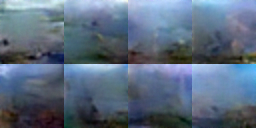
#> input picture baseline_rgb64_cond/cond_class0.png, 256 x 128 px
$ python eval_samples.py --generated-dir ../baseline_rgb64_cond --train-ref-dir ../baseline_rgb64_cond --report-out out.png
#> lines starting #> are read from the running program, lines starting #| are printed output that depends on the picture
"""Per-experiment metrics stub for VOD/LDM comparison.

Per `HVBD_VOD_Claude_Work_Guide.md` §9 acceptance criteria:

Static HVBD verdict — whether trained_sample is closer to ref than
no-anchor baseline; whether multi-domain diversity is achieved;
whether mosaic/grid artifact appeared (failure mode).

VOD vs LDM verdict — training time, params/storage, multi-domain
coverage, cross-domain composition, out-of-anchor recall, per-domain
quality, whether domain routing is required.

Smoke metrics (cheap, no FID/CLIPScore — guide §7 explicitly says no
heavy FID dependency in first round).

Usage:
    py -3.13 scripts/eval_samples.py \
        --generated-dir experiments/static_anchor_ablation/vod_100m_hvbd/generated \
        --train-ref-dir data/hvbd_static/cells/anchor_core_v1 \
        --report-out experiments/static_anchor_ablation/vod_100m_hvbd/eval.json
"""
from __future__ import annotations
import argparse
import json
import sys
from pathlib import Path

import numpy as np
from PIL import Image


def load_image_set(d: Path, max_n: int = 64) -> np.ndarray:
#> called with max_n = 64
    paths = sorted(d.glob("*.png"))[:max_n]
    if not paths:
        return np.zeros((0, 0, 0, 3), dtype=np.float32)
    imgs = []
    for p in paths:
        img = Image.open(p).convert("RGB").resize((64, 64), Image.BILINEAR)
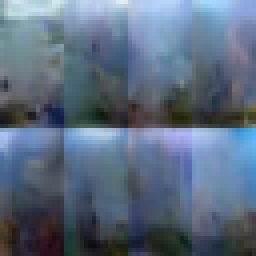
#> img: PIL image 64x64 RGB (shown 4 times larger); mean R, G, B 91.2, 107.3, 127.2
        imgs.append(np.asarray(img, dtype=np.float32) / 127.5 - 1.0)
#> pass 2 of the loop in load_image_set, `for p in paths:`:
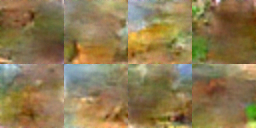
#> input picture baseline_rgb64_cond/trained_sample.png, 256 x 128 px
#> in load_image_set, `img = Image.open(p).convert("RGB").resize((64, 64), Image.BILINEAR)`:
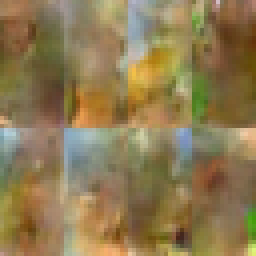
#> img: PIL image 64x64 RGB (shown 4 times larger); mean R, G, B 142.3, 122.5, 81.5
#> pass 2 of the loop in load_image_set, `for p in paths:`:
    return np.stack(imgs, axis=0)


def descriptor(arr: np.ndarray) -> dict:
    """6-dim aggregate: mean, std, finite_ratio, amp_range, entropy, unique_color_count."""
    if arr.size == 0:
        return {"mean": 0.0, "std": 0.0, "finite_ratio": 0.0,
                "amp_range": 0.0, "entropy": 0.0, "unique_colors": 0}
    finite = float(np.isfinite(arr).all(axis=(1, 2, 3)).mean())
#> finite = 1
    flat = arr.reshape(arr.shape[0], -1)
    mean = float(arr.mean())
#> mean = -0.121
    std = float(arr.std())
#> std = 0.352
    amp_range = float(flat.max(axis=1).mean() - flat.min(axis=1).mean())
#> amp_range = 1.89
    # crude entropy via 32-bin histogram per image then mean
    ents = []
    for i in range(arr.shape[0]):
        h, _ = np.histogram(arr[i].ravel(), bins=32)
        p = h / max(1, h.sum())
        p = p[p > 0]
        ents.append(float(-(p * np.log2(p)).sum()))
#> after the loop, ents = [4.66, 4.43]
    return {
        "mean": mean,
        "std": std,
        "finite_ratio": finite,
        "amp_range": amp_range,
        "entropy": float(np.mean(ents)),
        "unique_colors": int(np.unique((arr * 127 + 128).clip(0, 255).astype(np.uint8).reshape(-1, 3),
                                        axis=0).shape[0]),
    }


def diversity_pixel_std(arr: np.ndarray) -> float:
    if arr.shape[0] < 2:
        return 0.0
    n = arr.shape[0]
    diffs = []
    for i in range(min(n, 16)):
        for j in range(i + 1, min(n, 16)):
            diffs.append(float(np.mean((arr[i] - arr[j]) ** 2)))
    return float(np.mean(diffs)) if diffs else 0.0


def grid_artifact_score(arr: np.ndarray) -> float:
    """Detect mosaic/grid layout leakage. Heuristic: if many samples
    contain consistent vertical/horizontal lines at fixed pixel
    spacings, the substrate has learned the grid geometry. Returns
    a 0-1 score where higher = more grid-like."""
    if arr.shape[0] == 0:
        return 0.0
    score = 0.0
    for i in range(min(arr.shape[0], 8)):
        # convert to grayscale-ish
        g = arr[i].mean(axis=-1)
        # row gradient mean — high uniformity across columns = grid line
        row_grad = np.abs(np.diff(g, axis=1)).mean(axis=1)
        col_grad = np.abs(np.diff(g, axis=0)).mean(axis=0)
        # variance of these gradients — low variance = grid present
        # convert to 0-1: 1 = strong grid, 0 = no grid
        v = 1.0 / (1.0 + 10 * (row_grad.std() + col_grad.std()))
        score += v
    return float(score / min(arr.shape[0], 8))


def main():
    p = argparse.ArgumentParser()
    p.add_argument("--generated-dir", required=True)
    p.add_argument("--train-ref-dir", required=True)
    p.add_argument("--report-out", required=True)
    p.add_argument("--max-n", type=int, default=64)
    args = p.parse_args()

    gen = load_image_set(Path(args.generated_dir), args.max_n)
    ref = load_image_set(Path(args.train_ref_dir), args.max_n)

    gen_d = descriptor(gen)
#> gen_d = {'mean': -0.121, 'std': 0.352, 'finite_ratio': 1, 'amp_range': 1.89, 'entropy': 4.55, 'unique_colors': 8092}
    ref_d = descriptor(ref)
#> ref_d has the same summary as gen_d

    gen_diversity = diversity_pixel_std(gen)
#> after the loop in diversity_pixel_std, `for i in range(min(n, 16)):`: diffs = [0.258]
#> gen_diversity = 0.258
    ref_diversity = diversity_pixel_std(ref)
#> ref_diversity = 0.258

    grid_score = grid_artifact_score(gen)
#> the loop in grid_artifact_score, `for i in range(min(arr.shape[0], 8)):` made 2 passes
#> (v, score) on passes 1 to 2: (0.859, 0.859), (0.827, 1.69)
#> pass 1, in grid_artifact_score, `g = arr[i].mean(axis=-1)`:
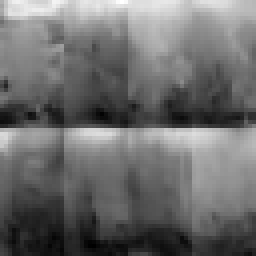
#> g: shape (64, 64) float32 (shown 4 times larger); min -0.898, max 0.856, mean -0.148; drawn with min black and max white
#> pass 2, in grid_artifact_score, `g = arr[i].mean(axis=-1)`:
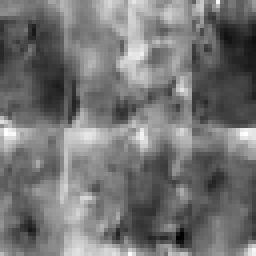
#> g: shape (64, 64) float32 (shown 4 times larger); min -0.658, max 0.574, mean -0.0945; drawn with min black and max white
#> after the loop in grid_artifact_score, `for i in range(min(arr.shape[0], 8)):`: score = 1.69
#> grid_score = 0.843

    # crude descriptor distance (Euclidean over 6 dims)
    keys = ["mean", "std", "finite_ratio", "amp_range", "entropy"]
    desc_dist = float(np.linalg.norm(
        np.array([gen_d[k] for k in keys]) -
        np.array([ref_d[k] for k in keys])
    ))
#> desc_dist = 0

    payload = {
        "generated_dir": args.generated_dir,
        "train_ref_dir": args.train_ref_dir,
        "n_generated": int(gen.shape[0]),
        "n_ref": int(ref.shape[0]),
        "descriptor_generated": gen_d,
        "descriptor_ref": ref_d,
        "descriptor_distance_to_ref": desc_dist,
        "diversity_generated": gen_diversity,
        "diversity_ref": ref_diversity,
        "grid_artifact_score": grid_score,
        "warnings": [],
    }
    if grid_score > 0.5:
        payload["warnings"].append(
            f"high grid_artifact_score={grid_score:.3f} — substrate may "
            f"have learned 14×16 grid layout from anchor; reduce "
            f"anchor_prob / increase random crop / rotate / scale aug."
        )
    if gen_diversity < 0.05:
        payload["warnings"].append(
            f"low diversity={gen_diversity:.3f} — possible mode collapse"
        )

    out = Path(args.report_out)
    out.parent.mkdir(parents=True, exist_ok=True)
    with out.open("w", encoding="utf-8") as f:
        json.dump(payload, f, indent=2, ensure_ascii=False)
    print(json.dumps(payload, indent=2, ensure_ascii=False))
#> (printed output is left out)


if __name__ == "__main__":
    sys.exit(main())
#> (the program exits here)
